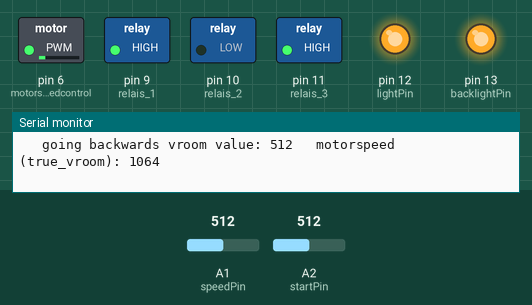
The sketch below on a simulated Arduino Uno, built with avr-gcc and run on an emulated ATmega328P. On the bench: switched loads named in the sketch (green lamp = pin HIGH), output pins drawn as LEDs (lit = HIGH), the last lines printed to the serial monitor. Inputs (shaded band) come from the test bench; at power-on: A1 (speedPin) = 512, A2 (startPin) = 512.

Above: at 1.2 s.
1.3 s: A1 (speedPin) set to 312
At 2.0 s:
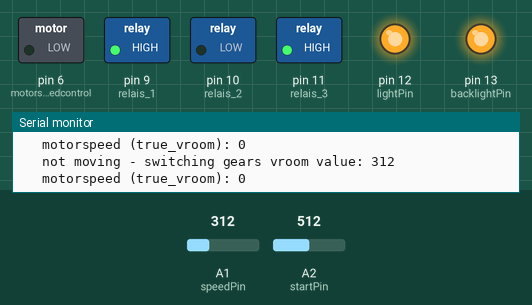
2.8 s: A1 (speedPin) set to 291
At 4.2 s:
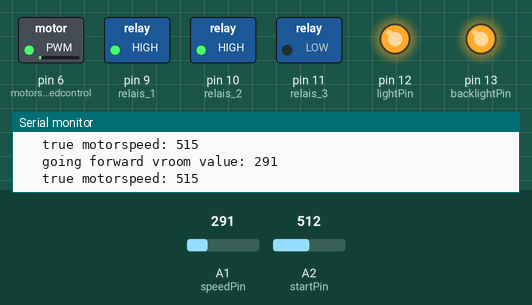
4.5 s: A2 (startPin) set to 310
7.5 s: A2 (startPin) set to 289
At 8.4 s:
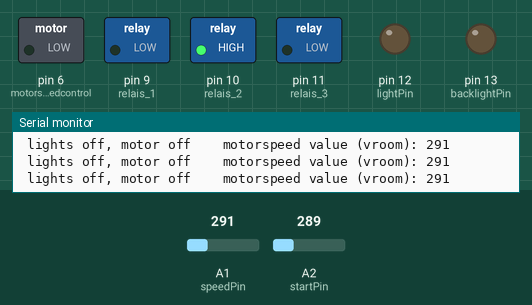
Timing chart, 0 to 10.0 s (numbered marks = the images above; inputs shaded):
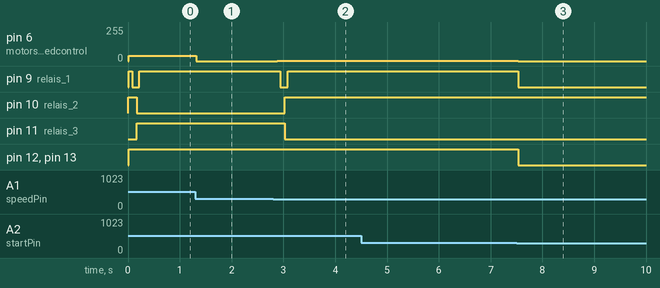

Measured:
- the behaviour switches between 300 and 299 on A1 (speedPin) (found by bisection; images 1 and 2)
- the behaviour switches between 301 and 300 on A2 (startPin) (found by bisection; images 2 and 3)
- after the input at 1.3 s, pin 6 (motorspeedcontrol): 40/255 → 0/255 at once
- after the input at 2.8 s, pin 6 (motorspeedcontrol): 0/255 → 3/255 after 0.08 s; pin 9 (relais_1): HIGH → LOW after 0.14 s, → HIGH 0.14 s later; pin 10 (relais_2): LOW → HIGH after 0.23 s; pin 11 (relais_3): HIGH → LOW after 0.23 s
- after the input at 7.5 s, pin 6 (motorspeedcontrol): 3/255 → 0/255 at once; pin 9 (relais_1), pin 12 (lightPin), pin 13 (backlightPin): HIGH → LOW at once

The sketch:

BobbyCar_V1.ino
```cpp
/* Arduino Uno
 */

// input pins
int startPin = 2;  // A2: input pin, Potentiometer -> turn car key
int speedPin = 1;  // A3: input pin, Potentiometer -> move gas lever
int lightPin = 12; // D12: output pin, lights (2 LEDS white, paralel)
int backlightPin = 13; // D13: output pin, lights (2 LEDS red, serial)
int motorspeedcontrol = 6; // D6: output pin, give  speed to motor after changing potentiometer value
                            // has to be a digital pwd pin, even when using analogwrite

int relais_1 = 9 ; // D9: output pin, Relais ground turn 12V off when switching current direction
int relais_2 = 10; // D10; output pin, Relais switch current 1
int relais_3 = 11; // D11; output pin, Relais switch current 2

int go = 0;        // value car key turn
int vroom = 0;     // value gas lever
int old_vroom = 0; // trying to dejitter
int true_vroom = 0; // value new output to motorspeedcontrol
int dlay = 0; // delay value in while loop

//volatile bool turn_on = false;
volatile bool car_on = false;
volatile bool dir_forward = true ;
volatile bool prev_dir = true;


// output pins


void setup() {
 Serial.begin(9600);                        // display | debugging
 Serial.println("starting setup...");
 pinMode(lightPin, OUTPUT);                 // light as output
 pinMode(backlightPin, OUTPUT);             // light as output
 pinMode(motorspeedcontrol, OUTPUT);
  analogWrite(motorspeedcontrol, true_vroom);
 pinMode(speedPin, INPUT);
 pinMode(startPin, INPUT);
 pinMode(relais_1, OUTPUT);
  digitalWrite(relais_1, LOW);
 pinMode(relais_2, OUTPUT);
  digitalWrite(relais_2, HIGH);
 pinMode(relais_3, OUTPUT);
  digitalWrite(relais_3, LOW);

 Serial.print("Keypoti reads: ");
 Serial.println(go);
 Serial.println("Gaspoti reads: ");
 Serial.println(vroom);
 Serial.println("dir_forward :");
 Serial.println(dir_forward);

}

void direction() {
  if (dir_forward == true) {
      digitalWrite(relais_1, LOW);
      Serial.print("relais_1 LOW - switching circuit start");
      delay(5);
      digitalWrite(relais_2, HIGH);
      digitalWrite(relais_3, LOW);
      Serial.print("relais_2 HIGH, relais_3 LOW - going forwards");
      delay(5);
      digitalWrite(relais_1, HIGH);
      Serial.print("relais_1 HIGH - switching circuit end");
  }
  if (dir_forward == false) {
      digitalWrite(relais_1, LOW);
            Serial.print("relais_1 LOW - switching circuit start");
      delay(5);
      digitalWrite(relais_2, LOW);
      digitalWrite(relais_3, HIGH);
            Serial.print("relais_2 LOW, relais_3 HIGH - going backwards");
      delay(5);
      digitalWrite(relais_1, HIGH);
            Serial.print("relais_1 HIGH - switching circuit end");
  }
}

void loop() {
  go = analogRead(startPin);        // read out car key turn
  vroom = analogRead(speedPin);     // read out gas lever
  vroom = analogRead(speedPin);     // read out gas lever twice to reduce jitter/bounce

  if (vroom < (old_vroom - 2.5) || vroom > (old_vroom + 2.5)) {
    old_vroom = vroom;
  } else {
    vroom = old_vroom;
  }

   if (go > 300) {
    digitalWrite(relais_1, HIGH);
    digitalWrite(lightPin, HIGH); // turn front lights on
    digitalWrite(backlightPin, HIGH); // turn back lights on

   if (vroom > 350 ){
    dir_forward = false;                         // going backwards

             // Serial.print("dir_forward False ");
             // 550 = 0
             // 780 = 1017
    true_vroom = map(vroom, 350,500,500, 1023);  // map the range of true_vroom to the readout of vroom
    analogWrite(motorspeedcontrol, true_vroom);  // change the analog out value
    //motorspeed= vroom;
    // (vroom-800);
              Serial.print("vroom value: ");
              Serial.print(vroom);
              Serial.print("\t motorspeed (true_vroom): ");
              Serial.println(true_vroom);
             // Serial.print("motorspeed & direction: ");
             // Serial.println(motorspeed, dir_forward);
              //Serial.println(dir_forward);
              Serial.print("\t going backwards ");

     dlay = 0;
     while (dlay < 50) {
     analogWrite(motorspeedcontrol, true_vroom);
     dlay++;
     }
                                        // delay(50) wait 50 ms before the next loop for the analog-to-digital converter
                                                  // to settle after the last reading

   } else if (vroom >=300 && vroom <=350 ) {
             // Serial.print("dir_forward do nothing ");
             true_vroom=0;
             analogWrite(motorspeedcontrol, true_vroom);
              Serial.print("vroom value: ");
              Serial.println(vroom);
              Serial.print("\t motorspeed (true_vroom): ");
              Serial.println(true_vroom);
              Serial.print("\t not moving - switching gears ");
     dlay = 0;
     while (dlay < 50) {
     analogWrite(motorspeedcontrol, true_vroom);
     dlay++;
     }
     //delay(50);
   } else {
    dir_forward = true;
    true_vroom = map(vroom,  300,0, 500, 1023);  // map the range of true_vroom to the readout of vroom
    analogWrite(motorspeedcontrol, true_vroom);  // change the analog out value
    //motorspeed=vroom;
    //1024-vroom;
              Serial.print("vroom value: ");
              Serial.println(vroom);
              Serial.print("\t true motorspeed: ");
              Serial.println(true_vroom);
              //Serial.print("motorspeed & direction: ");
              //Serial.println(motorspeed);
              //Serial.println(dir_forward);
              Serial.print("\t going forward ");
     dlay = 0;
     while (dlay < 50) {
     analogWrite(motorspeedcontrol, true_vroom);
     dlay++;
     }
     //delay(50);
   }
    //Serial.print("turning lights on");
  }
  else {
    digitalWrite(lightPin, LOW); // turn lights off
    digitalWrite(backlightPin, LOW); // turn lights off
    true_vroom=0;
    analogWrite(motorspeedcontrol, true_vroom);
    digitalWrite(relais_1, LOW);
              Serial.print(" lights off, motor off ");
              Serial.print("\t motorspeed value (vroom): ");
              Serial.println(vroom);
              //Serial.println("dir_forward: ");
              //Serial.println(dir_forward);
    delay(50);

  }

 if (dir_forward == true && prev_dir != dir_forward) {
      digitalWrite(relais_1, LOW);
      Serial.print("switching current start: relais_1 :");
      Serial.println(relais_1);
      delay(50);
      digitalWrite(relais_2, HIGH);
      digitalWrite(relais_3, LOW);
      Serial.print("switching current: relais_2 HIGH, relais_3 LOW ");
      delay(50);
      digitalWrite(relais_1, HIGH);
      Serial.print("switching current end: relais_1 HIGH ");
      prev_dir = true;
      delay(20);
  }
   if (dir_forward == false && prev_dir != dir_forward) {
      digitalWrite(relais_1, LOW);
            Serial.print("switching current start: relais_1: ");
      delay(50);
      digitalWrite(relais_2, LOW);
      digitalWrite(relais_3, HIGH);
            Serial.print("switching current : relais_2 LOW, relais_3 HIGH ");
      delay(50);
      digitalWrite(relais_1, HIGH);
            Serial.print("switching current end: relais_1 HIGH ");
      prev_dir = false;
      delay(20);
  }

}
```
